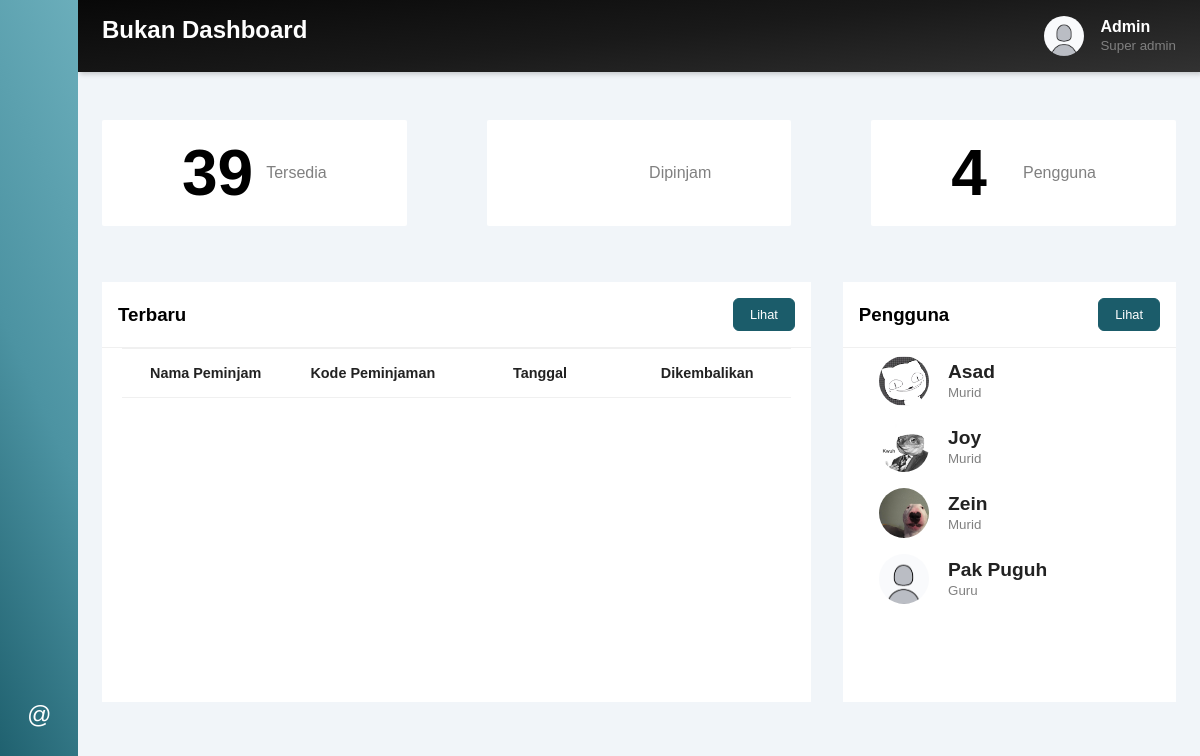
/uji_level_1/home.php, run on the app's committed database.
### tables this page shows
CREATE TABLE `pengguna` (
  `no_pengguna` varchar(10) NOT NULL,
  `nama_pengguna` varchar(20) DEFAULT NULL,
  `kategori` enum('Murid','Guru','Ruang') DEFAULT NULL,
  `fileActualExt` varchar(11) DEFAULT NULL
);

### uji_level_1/home.php (the view, shortened to what this page needs)
<?php
include 'connect.php';
?>
<!DOCTYPE html>
<html lang="en">
<head>
    <link rel="stylesheet" href="style.css">
    <link rel="stylesheet" href="https://maxst.icons8.com/vue-static/landings/line-awesome/line-awesome/1.3.0/css/line-awesome.min.css">
</head>
<body>
    <div class="sidebar">
        <div class="sidebar-brand">
            <h2>
                <i class="las la-bars" id="btn"></i>
            </h2>
        </div>
        <ul class="nav_list">
            <li>
                <a href="home.php" class="menu">
                    <i class="las la-home"></i>
                </a>
            </li>
            <li class="dua">
                <a id="btn1" class="menu">
                    <i class="las la-users"></i>
                </a>
            </li>
            <li class="tiga">
                <a href="inventori.php" class="menu">
                    <i class="las la-box"></i>
                </a>
            </li>
            <li class="empat">
                <a href="peminjaman.php"  class="menu">
                    <i class="las la-receipt"></i>
                </a>
            </li>
            <li class="bawah">
                <a class="menu" id="btn2">
                    <i class="at">@</i>
                </a>
            </li>
        </ul>
    </div>
    <div class="main-content">
        <header>
            <div class="header-title">
                <h2>
                    <label for="">
                        Bukan Dashboard
                    </label>
                </h2>
            </div>
            <div class="user-wrapper">
                <img src="gambar/poto.png" alt="">
                <div>
                    <h4>Admin</h4>
                    <small>Super admin</small>
                </div>
            </div>
        </header>
        <main>
            <div class="cards">
                <div class="card-single">
                    <div>
                        <?php
                            $sql    = "SELECT SUM(tersedia) FROM barang WHERE tersedia IS NOT NULL";
                            $query  = mysqli_query($connect,$sql);
                            while($jml1 = mysqli_fetch_array($query)){
                                echo "<h1>".$jml1['SUM(tersedia)']."</h1>";
                            }
                        ?>
                    </div>
                    <div>
                        <div class="txtcard">Tersedia</div>
                    </div>
                </div>
                <div class="card-single">
                    <div>
                        <div class="txtcard">Dipinjam</div>
                    </div>
                </div>
                <div class="card-single">
                    <div>
                        <?php
                            $sql    = "SELECT COUNT(no_pengguna) FROM pengguna";
                            $query  = mysqli_query($connect,$sql);
                            while($jml3 = mysqli_fetch_array($query)){
                                echo "<h1>".$jml3['COUNT(no_pengguna)']."</h1>";
                            }
                        ?>
                    </div>
                    <div>
                        <div class="txtcard">Pengguna</div>
                    </div>
                </div>
            </div>
            <div class="table-grid">
                <div class="pinjams">
                    <div class="card">
                        <div class="card-header">
                            <h3>Terbaru</h3>
                            <a href="peminjaman.php" class="button-main">Lihat <span class="las la-arrow-right"></span></a>
                        </div>
                        <div class="card-body">
                            <table>
                                <thead>
                                    <tr>
                                        <td>Nama Peminjam</td>
                                        <td>Kode Peminjaman</td>
                                        <td>Tanggal</td>
                                        <td>Dikembalikan</td>
                                    </tr>
                                </thead>
                                <tbody>
                                </tbody>
                            </table>
                        </div>
                    </div>
                </div>
                <div class="penggunas">
                    <div class="card">
                        <div class="card-header">
                            <h3>Pengguna</h3>
                            <a href="pengguna.php" class="button-main">Lihat <span class="las la-arrow-right"></span></a>
                        </div>
                        <div class="card-body scrollpengguna">
                            <?php
                            $sql    = "SELECT * FROM pengguna";
                            $query  = mysqli_query($connect,$sql);
                            while($pgna = mysqli_fetch_array($query)){
                                echo "<div class='pengguna'>";
                                echo "<div class='info'>";
                                echo "<img src='uploads/".$pgna['no_pengguna'].".".$pgna['fileActualExt']."' class='wow'>";
                                echo "<div>";
                                echo "<h4>".$pgna['nama_pengguna']."</h4>";
                                echo "<small>".$pgna['kategori']."</small>";
                                echo "</div>";
                                echo "</div>";
                                echo "<div class='icon'>";
                                echo "</div>";
                                echo "</div>";
                            }
                            ?>
                        </div>
                    </div>
                </div>
            </div>
        </main>
    </div>
</body>
</html>

### uji_level_1/style.css (style rules this page uses)
:root { --main-color: rgb(27, 92, 106); --color-dark: lightgray; --text-gray: #808080; --font-quick: 'Quicksand', sans-serif; }
* { padding: 0; margin: 0; box-sizing: border-box; font-family: var(--font-quick); }
body { position: relative; min-height: 100vh; width: 100%; background: #f1f5f9; }
.sidebar { position: fixed; left: 0; top: 0; height: 100%; width: 78px; background: rgb(27, 92, 106); background: linear-gradient(66deg, rgba(27, 92, 106, 1) 0%, rgba(76, 147, 162, 1) 50%, rgba(107, 174, 187, 1) 100%); padding: 6px 14px; z-index: 100; transition: all 0.5s ease; }
.sidebar #btn { position: absolute; color: #fff; left: 50%; top: 6px; font-size: 24px; height: 50px; width: 50px; text-align: center; line-height: 50px; transform: translateX(-50%); }
.sidebar ul { margin-top: 36px; }
.sidebar ul li { position: relative; height: 50px; width: 100%; margin: 12px 0; list-style: none; line-height: 50px; }
.sidebar ul li a { color: #fff; display: flex; align-items: center; text-decoration: none; transition: all 0.3s ease; border-radius: 12px; white-space: nowrap; }
.sidebar ul li i { height: 50px; min-width: 50px; border-radius: 10px; line-height: 50px; text-align: center; font-size: 24px; }
.sidebar .bawah { transform: translateY(350px); cursor: pointer; }
ul li.dua { cursor: pointer; }
.main-content { width: calc(100% - 78px); left: 78px; height: 100%; position: absolute; transition: all 0.5s ease; }
header { background: rgb(50, 50, 50); background: linear-gradient(354deg, rgba(50, 50, 50, 1) 0%, rgba(25, 25, 25, 1) 50%, rgba(8, 8, 8, 1) 100%); display: flex; justify-content: space-between; padding: 1rem 1.5rem; box-shadow: 2px 2px 5px rgba(0,0,0,0.2); width: 100%; top: 0; }
header h2 { color: #fff; }
header h4 { color: #fff; }
.user-wrapper { display: flex; align-items: center; }
.user-wrapper img { height: 40px; width: 40px; border-radius: 50%; margin-right: 1rem; }
.user-wrapper small { display: inline-block; color: var(--text-gray); }
main { padding: 2rem 1.5rem; width: 100%; }
.cards { display: grid; grid-template-columns: repeat(3, 1fr); grid-gap: 5rem; margin-top: 1rem; }
.card-single { display: flex; justify-content: space-between; background: #fff; padding: 1rem 5rem; border-radius: 2px; align-items: center; text-align: center; }
.card-single h1 { font-size: 4rem }
.card-single .txtcard { color: var(--text-gray); }
.table-grid { margin-top: 3.5rem; display: grid; grid-gap: 2rem; grid-template-columns: 66% auto; }
.card { background: #fff; height: 420px; width: 100%; }
.card-body { padding: 0 20px; }
.card-header { padding: 1rem; display: flex; justify-content: space-between; align-items: center; border-bottom: 1px solid #f0f0f0; }
.button-main { text-decoration: none; color: #fff !important; font-size: .8rem; padding: .5rem 1rem; border-radius: 6px; border: 1px solid var(--main-color); background: var(--main-color); }
.scrollpengguna { overflow-y: scroll; height: calc(100% - 80px); }
tbody { display: block; height: 18rem; overflow: auto; }
thead, tbody tr { display: table; width: 100%; table-layout: fixed; }
table { border-collapse: collapse; width: 100%; }
thead tr { border-top: 1px solid #f0f0f0; border-bottom: 1px solid #f0f0f0; }
thead td { font-weight: 700; }
thead td { text-align: center; }
td { padding: 1rem 0; font-size: .9rem; color: #222; }
.pengguna { display: flex; justify-content: space-between; align-items: center; padding: .5rem 1rem; }
.info { display: flex; align-items: center; }
.info img { border-radius: 50%; margin-right: 1.2rem; }
.info h4 { font-size: 1.2rem; font-weight: 600; color: #222; }
.info small { font-weight: 500; color: var(--text-gray); }
.wow { object-fit: cover; height: 50px; width: 50px; }

### data on the page
pengguna: no_pengguna+fileActualExt (picture), nama_pengguna "Asad", kategori "Murid"
pengguna: no_pengguna (picture), nama_pengguna "Joy", kategori "Murid"
pengguna: no_pengguna (picture), nama_pengguna "Zein", kategori "Murid"
pengguna: no_pengguna (picture), nama_pengguna "Pak Puguh", kategori "Guru"

### other printed values
$jml1['SUM(tersedia)'] "39"
$jml3['COUNT(no_pengguna)'] "4"
